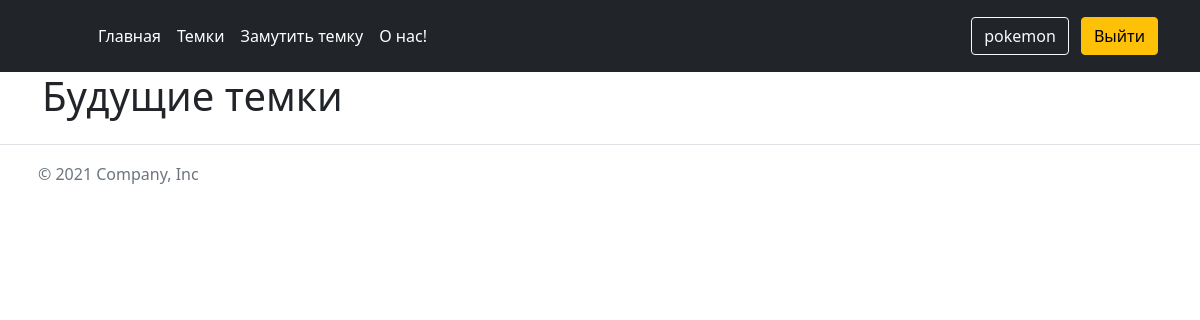
/temki (signed in), run on an earlier commit of the app's database.
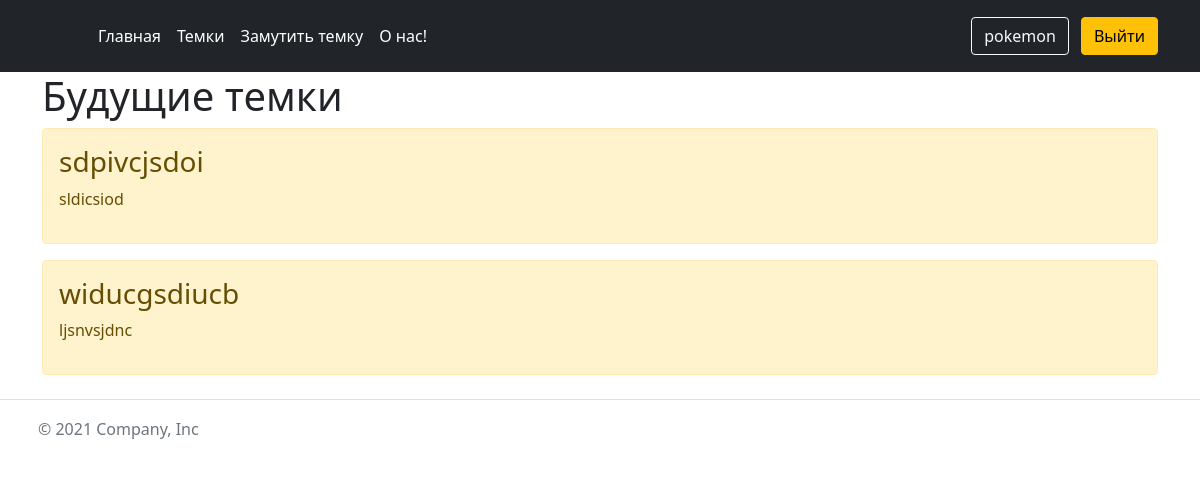
And on a later commit of the database.
### main/models.py (models this page shows, shortened)
class Task(models.Model):
    title = models.CharField('Название', max_length=50)
    task = models.TextField('Описание')
    status = models.TextField("Status", default=0)

### main/views.py (the view)
# urls.py: path('temki', views.temki, name='temki'),
@login_required
def temki(request):
    tasks = Task.objects.all()
    result = render(request, 'main/temki.html', {'titles': 'Главная страница сайта', 'tasks': tasks})
    return result

### main/templates/main/temki.html (shortened to what this page needs)
{% extends 'main/base.html'%}
{% block content %}
    <h1>Будущие темки</h1>
    {% if tasks %}
        {% for el in tasks %}
            {% if el.status == '1' %}
                <div class="alert alert-warning mt-2">
                    <h3> {{ el.title}}</h3>
                    <p>{{ el.task}}</p>
                </div>
            {% endif %}
        {% endfor %}
    {% else %}
        <p> Нет темок!</p>
    {% endif %}
{% endblock %}

### main/templates/main/base.html (shortened to what this page needs)
<!doctype html>
<html lang="ru">
<head>
    <link rel="stylesheet" href="https://cdn.jsdelivr.net/npm/bootstrap@5.1.3/dist/css/bootstrap.min.css">
</head>
<body>
    <header class="p-3 bg-dark text-white">
        <div class="container">
            <div class="d-flex flex-wrap align-items-center justify-content-center justify-content-lg-start">
                <a href="/" class="d-flex align-items-center mb-2 mb-lg-0 text-white text-decoration-none">
                    <svg class="bi me-2" width="40" height="32" role="img" aria-label="Bootstrap"><use xlink:href="#bootstrap"></use></svg>
                </a>
            <ul class="nav col-12 col-lg-auto me-lg-auto mb-2 justify-content-center mb-md-0">
                {% if request.user.is_authenticated %}
                <li><a href="{% url 'home' %}" class="nav-link px-2 text-white">Главная</a></li>
                <li><a href="{% url 'temki' %}" class="nav-link px-2 text-white">Темки</a></li>
                <li><a href="{% url 'create' %}" class="nav-link px-2 text-white">Замутить темку</a></li>
                <li><a href="{% url 'about' %}" class="nav-link px-2 text-white">О нас!</a></li>
                {% else %}
                <li><a href="{% url 'home' %}" class="nav-link px-2 text-white">Главная</a></li>
                <li><a href="{% url 'about' %}" class="nav-link px-2 text-white">О нас!</a></li>
                {% endif %}
            </ul>
            <div class="text-end">
                {% if request.user.is_authenticated %}
                <button type="button" class="btn btn-outline-light me-2">{{ user.username }}</button>
                <a href="{% url 'logoutt' %}"><button type="button" class="btn btn-warning">Выйти</button></a>
                {% else %}
                <a href="{% url 'sign-up' %}"><button type="button" class="btn btn-outline-light me-2">Регистрация</button></a>
                <a href="{% url 'login' %}"><button type="button" class="btn btn-warning">Войти</button></a>
                {% endif %}
            </div>
    </header>
    <main>
        <div class = "container">
            {% block content %} {% endblock %}
    </main>
    <footer class="d-flex flex-wrap justify-content-between align-items-center py-3 my-4 border-top">
        <div class="col-md-4 d-flex align-items-center">
            <a href="/" class="mb-3 me-2 mb-md-0 text-muted text-decoration-none lh-1">
                <svg class="bi" width="30" height="24"><use xlink:href="#bootstrap"></use></svg>
            </a>
            <span class="text-muted">© 2021 Company, Inc</span>
        </div>
        <ul class="nav col-md-4 justify-content-end list-unstyled d-flex">
            <li class="ms-3"><a class="text-muted" href="#"><svg class="bi" width="24" height="24"><use xlink:href="#twitter"></use></svg></a></li>
            <li class="ms-3"><a class="text-muted" href="#"><svg class="bi" width="24" height="24"><use xlink:href="#instagram"></use></svg></a></li>
            <li class="ms-3"><a class="text-muted" href="#"><svg class="bi" width="24" height="24"><use xlink:href="#facebook"></use></svg></a></li>
        </ul>
    </footer>
</body>
</html>

What changed in the data, as far as the page shows it:
added Task: title "sdpivcjsdoi", task "sldicsiod"
now on this page (row edited): Task: title "widucgsdiucb", task "ljsnvsjdnc"
